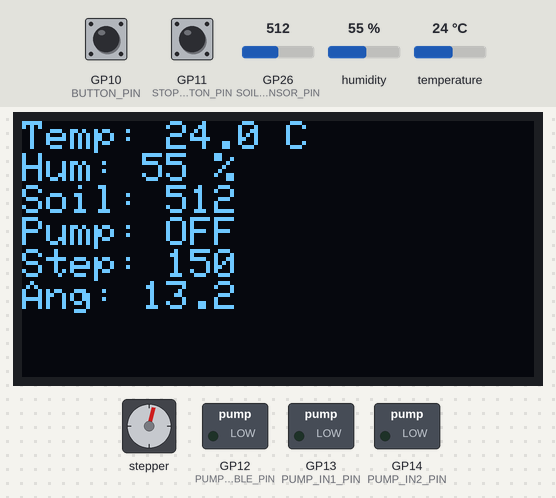
This program was run on a simulated Raspberry Pi Pico. Parts: stepper motor, 128×64 one-colour display, switched loads named in the program (green lamp = pin HIGH). Wiring (inferred from the names in the program): stepper motor (2048 steps per turn assumed): coils GP0, GP1, GP2, GP3. The test bench sets the inputs (shaded band); at power-on: GP10 (BUTTON_PIN) HIGH, GP26 (SOIL_SENSOR_PIN) = 512, GP11 (STOP_BUTTON_PIN) HIGH, humidity 55 %, temperature 24 °C. Pins used as bus, display or sensor lines are not drawn; what the program prints to the serial monitor is not drawn.

Above: at 3.2 s.
3.3 s: GP10 (BUTTON_PIN) pulled LOW for 0.15 s
At 6.8 s:
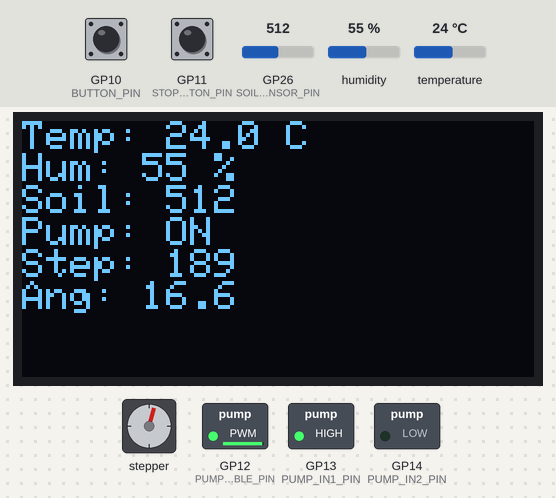
7.3 s: GP26 (SOIL_SENSOR_PIN) set to 213
At 13.8 s:
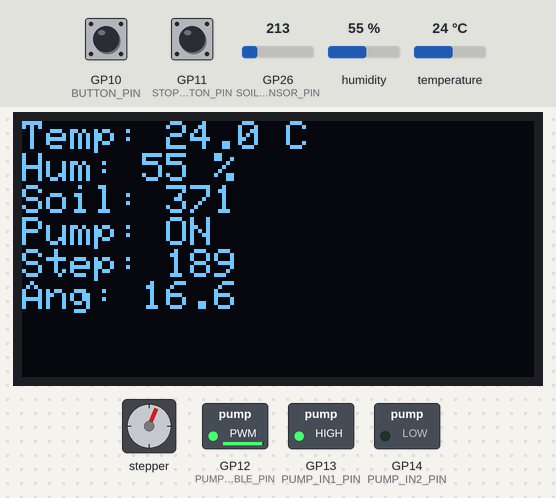
15.1 s: GP26 (SOIL_SENSOR_PIN) set to 185
At 15.53 s:
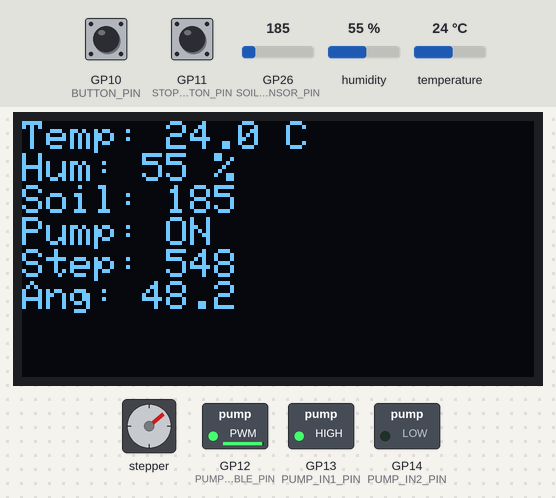
17.2 s: GP26 (SOIL_SENSOR_PIN) set to 390
At 18.1 s:
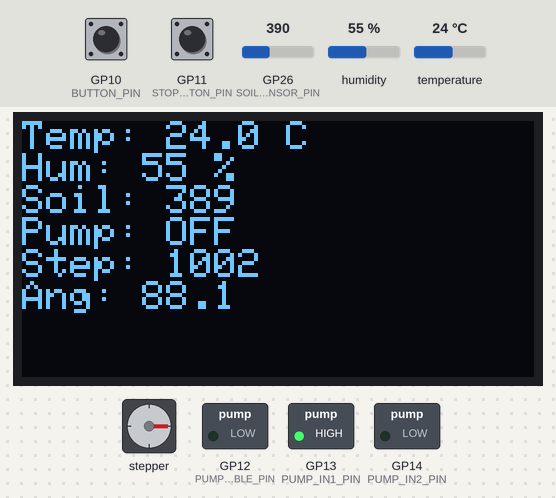
19.0 s: GP26 (SOIL_SENSOR_PIN) set to 411
At 20.66 s:
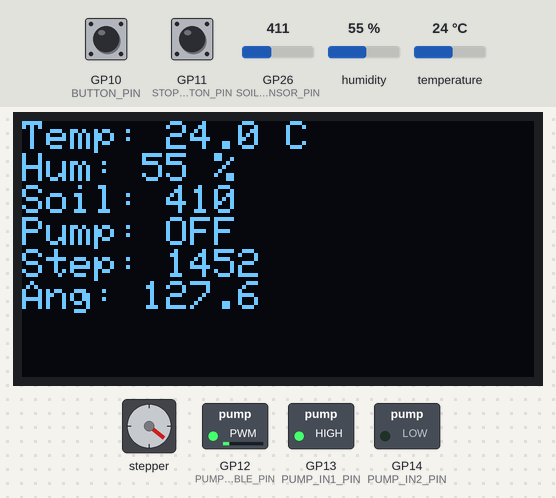
21.6 s: GP10 (BUTTON_PIN) pulled LOW for 1 s
At 23.29 s:
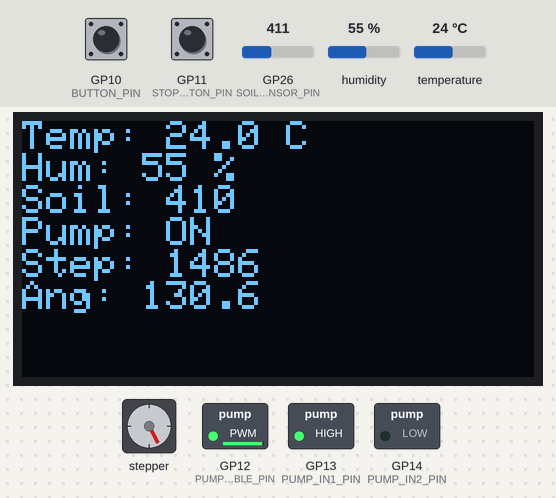
Timing chart, 0 to 26.5 s (numbered marks = the images above; inputs shaded):
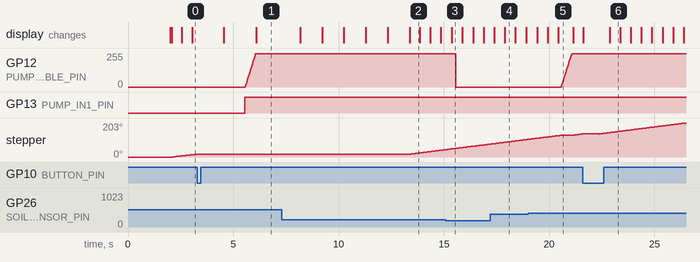

The program:

main.cpp
```cpp
#include <Arduino.h>
#include <DHT.h>
#include <Wire.h>
#include <Adafruit_GFX.h>
#include <Adafruit_SSD1306.h>

/*
Pin Connections (GPIO Numbers for RP2350 Zero):

Stepper Motor (28BYJ-48 via ULN2003):
- IN1: GPIO 0 (Stepper coil 1)
- IN2: GPIO 1 (Stepper coil 2)
- IN3: GPIO 2 (Stepper coil 3)
- IN4: GPIO 3 (Stepper coil 4)

Position Button: GPIO 10 (Sets stepper positions, active low with pull-up)
Stop Button: GPIO 11 (Stops all operations, active low with pull-up)

Relay (5V module replaced with L293D for DC pump): Enable1 GPIO 12, Input1 GPIO 13, Input2 GPIO 14

Capacitive Soil Moisture Sensor: GPIO 26 (A0, analog input for soil moisture level)

DHT11 (Temp & Humidity): GPIO 8 (Digital input for DHT11 data)

OLED SSD1306 I2C (128x64):
- SDA: GPIO 4 (I2C data line)
- SCL: GPIO 5 (I2C clock line)

Power/Ground:
- VCC (5V from RP2350): For L293D VCC1, DHT11
- VCC (3.3V from RP2350): For OLED, soil sensor
- External 5V Supply (2A+): For ULN2003 VCC, L293D VCC2
- Add 470µF capacitor across the external 5V supply (+ to +, - to GND)
- GND: Connect external supply GND to ULN2003 GND, L293D GND, RP2350 GND
*/

// Stepper motor pins (connected to ULN2003 IN1-IN4)
#define IN1 0
#define IN2 1
#define IN3 2
#define IN4 3

// Button pins (changed to avoid I2C conflict)
#define BUTTON_PIN 10
#define STOP_BUTTON_PIN 11

// Relay replaced with L293D for pump
#define PUMP_ENABLE_PIN 12  // GPIO 12 for L293D enable1
#define PUMP_IN1_PIN 13     // GPIO 13 for L293D input1
#define PUMP_IN2_PIN 14     // GPIO 14 for L293D input2
#define SOIL_SENSOR_PIN A0      // Analog pin for soil moisture sensor (GPIO 26)
#define DHT_PIN 8               // Digital pin for DHT11 data (GPIO 8)
#define DHTTYPE DHT11
DHT dht(DHT_PIN, DHTTYPE);

// OLED display (I2C default pins: SDA GPIO 4, SCL GPIO 5)
#define SCREEN_WIDTH 128
#define SCREEN_HEIGHT 64
#define OLED_RESET -1
Adafruit_SSD1306 display(SCREEN_WIDTH, SCREEN_HEIGHT, &Wire, OLED_RESET);

// Pump control with L293D (PWM soft start to reduce inrush)
inline void writePump(bool on) {
  if (on) {
    digitalWrite(PUMP_IN1_PIN, HIGH);
    digitalWrite(PUMP_IN2_PIN, LOW);
    // Ramp up enable with PWM
    for (int i = 0; i <= 255; i += 10) {
      analogWrite(PUMP_ENABLE_PIN, i);
      delay(20);
    }
  } else {
    analogWrite(PUMP_ENABLE_PIN, 0);
  }
}

// Soil moisture thresholds
const int DRY_THRESHOLD = 400;
const int WET_THRESHOLD = 200;
float soilAvg = 0;
bool soilAvgInitialized = false;
unsigned long drySince = 0;
unsigned long wetSince = 0;
const unsigned long DRY_STABLE_TIME = 1000;
const unsigned long WET_STABLE_TIME = 1000;
const unsigned long MAX_ON_TIME = 10000;

// Pump control
bool pumpState = false;
unsigned long lastPumpToggle = 0;
const unsigned long PUMP_ON_TIME = 3000;
const unsigned long PUMP_OFF_TIME = 5000;

// DHT11 variables
unsigned long lastDhtRead = 0;
const unsigned long DHT_READ_INTERVAL = 1000;
float currentTempC = 22.0;
float currentHumidity = 50.0;
bool dhtInitialized = false;

// OLED update
unsigned long lastOledUpdate = 0;
const unsigned long OLED_UPDATE_INTERVAL = 500;

// Step sequence for 28BYJ-48 (half-step for smoother motion)
int stepSequence[8][4] = {
  {1, 0, 0, 0},
  {1, 1, 0, 0},
  {0, 1, 0, 0},
  {0, 1, 1, 0},
  {0, 0, 1, 0},
  {0, 0, 1, 1},
  {0, 0, 0, 1},
  {1, 0, 0, 1}
};

int stepDelay = 5; // Delay between steps in ms (increased for smoother motion and more torque)
long currentStep = 0; // Current step position
long position1 = -1; // First marked position
long position2 = -1; // Second marked position
unsigned long buttonPressTime = 0; // Time when button was pressed
bool waitingAfterFirstPress = false; // State: waiting 10 seconds after first press
bool oscillating = false; // State: oscillating between positions
int direction = 1; // 1 for forward, -1 for backward
bool stopped = false; // Flag to stop everything
int printCounter = 0; // Counter for printing position

void setup() {
  // Set stepper pins as outputs
  pinMode(IN1, OUTPUT);
  pinMode(IN2, OUTPUT);
  pinMode(IN3, OUTPUT);
  pinMode(IN4, OUTPUT);

  // Set button pins as input with pull-up
  pinMode(BUTTON_PIN, INPUT_PULLUP);
  pinMode(STOP_BUTTON_PIN, INPUT_PULLUP);

  // Pump pins (L293D)
  pinMode(PUMP_ENABLE_PIN, OUTPUT);
  pinMode(PUMP_IN1_PIN, OUTPUT);
  pinMode(PUMP_IN2_PIN, OUTPUT);
  writePump(false); // Pump OFF initially

  // Initialize DHT11
  dht.begin();
  delay(2000); // Stabilize

  // Initialize OLED
  if (!display.begin(SSD1306_SWITCHCAPVCC, 0x3C)) {
    Serial.println(F("SSD1306 allocation failed"));
    for (;;);
  }
  display.clearDisplay();
  display.setTextSize(1);
  display.setTextColor(SSD1306_WHITE);

  // Initialize serial for feedback
  Serial.begin(115200);
  Serial.println("Rotating table with watering system setup.");
}

float getAngle(long steps) {
  // Assuming 4096 steps per revolution (half-step)
  return (steps % 4096) * 360.0 / 4096.0;
}

void stepMotor(int dir) {
  int step = (currentStep % 8 + 8) % 8; // Ensure positive modulo
  if (dir == -1) {
    step = (7 - step) % 8; // Reverse sequence for backward
  }
  digitalWrite(IN1, stepSequence[step][0]);
  digitalWrite(IN2, stepSequence[step][1]);
  digitalWrite(IN3, stepSequence[step][2]);
  digitalWrite(IN4, stepSequence[step][3]);
  delay(stepDelay);
  currentStep += dir;

  // Print position every 100 steps for feedback
  printCounter++;
  if (printCounter >= 100) {
    Serial.print("Current Step: ");
    Serial.print(currentStep);
    Serial.print(" | Angle: ");
    Serial.println(getAngle(currentStep));
    printCounter = 0;
  }
}

void loop() {
  if (stopped) {
    Serial.println("System stopped. Power cycle to restart.");
    while (1) {
      delay(1000);
    }
  }

  unsigned long currentTime = millis();

  // DHT11 reading
  if (currentTime - lastDhtRead >= DHT_READ_INTERVAL) {
    float t = dht.readTemperature();
    float h = dht.readHumidity();
    if (!isnan(t) && !isnan(h)) {
      currentTempC = t;
      currentHumidity = h;
      if (!dhtInitialized) {
        Serial.println("DHT11 initialized.");
        dhtInitialized = true;
      }
    }
    lastDhtRead = currentTime;
  }

  // Soil moisture and pump control
  int soilValue = analogRead(SOIL_SENSOR_PIN);
  if (!soilAvgInitialized) {
    soilAvg = soilValue;
    soilAvgInitialized = true;
  } else {
    soilAvg = soilAvg * 0.9f + soilValue * 0.1f;
  }

  if (soilAvg > DRY_THRESHOLD) {
    if (drySince == 0) drySince = currentTime;
    wetSince = 0;
  } else if (soilAvg < WET_THRESHOLD) {
    if (wetSince == 0) wetSince = currentTime;
    drySince = 0;
  } else {
    drySince = 0;
    wetSince = 0;
  }

  bool dryStable = (drySince > 0) && ((currentTime - drySince) >= DRY_STABLE_TIME);
  bool wetStable = (wetSince > 0) && ((currentTime - wetSince) >= WET_STABLE_TIME);

  if (!pumpState && dryStable && (currentTime - lastPumpToggle >= PUMP_OFF_TIME)) {
    pumpState = true;
    writePump(true);
    lastPumpToggle = currentTime;
    Serial.println("Pump ON");
  } else if (pumpState && wetStable && (currentTime - lastPumpToggle >= PUMP_ON_TIME)) {
    pumpState = false;
    writePump(false);
    lastPumpToggle = currentTime;
    Serial.println("Pump OFF");
  } else if (pumpState && (currentTime - lastPumpToggle >= MAX_ON_TIME)) {
    pumpState = false;
    writePump(false);
    lastPumpToggle = currentTime;
    Serial.println("Pump OFF (safety)");
  }

  // OLED update
  if (currentTime - lastOledUpdate >= OLED_UPDATE_INTERVAL) {
    display.clearDisplay();
    display.setCursor(0, 0);
    display.printf("Temp: %.1f C\nHum: %.0f %%\nSoil: %d\nPump: %s\nStep: %ld\nAng: %.1f",
                   currentTempC, currentHumidity, (int)soilAvg, pumpState ? "ON" : "OFF", currentStep, getAngle(currentStep));
    display.display();

    // Output for fan plotter
    Serial.print("Temp: ");
    Serial.print(currentTempC);
    Serial.println(" C");
    Serial.print("Humidity: ");
    Serial.print(currentHumidity);
    Serial.println(" %");
    Serial.print("Pot: ");
    Serial.println((int)soilAvg);
    Serial.print("Servo: ");
    Serial.print(getAngle(currentStep));
    Serial.println("°");
    Serial.print("Motor: ");
    Serial.print(pumpState ? 255 : 0);
    Serial.print(" | ");
    Serial.println(pumpState ? "ON" : "OFF");

    lastOledUpdate = currentTime;
  }

  // Check stop button
  if (digitalRead(STOP_BUTTON_PIN) == LOW) {
    Serial.println("Stop button pressed!");
    oscillating = false;
    waitingAfterFirstPress = false;
    position1 = -1;
    position2 = -1;
    stopped = true;
    // Stop motor
    digitalWrite(IN1, LOW);
    digitalWrite(IN2, LOW);
    digitalWrite(IN3, LOW);
    digitalWrite(IN4, LOW);
    Serial.println("Stopping system...");
    delay(200); // Debounce
  }

  // Check button press (active low)
  if (digitalRead(BUTTON_PIN) == LOW) {
    if (!waitingAfterFirstPress && !oscillating) {
      // First press: mark position1
      position1 = currentStep;
      buttonPressTime = millis();
      waitingAfterFirstPress = true;
      Serial.print("Position 1 set at Step: ");
      Serial.print(position1);
      Serial.print(" | Angle: ");
      Serial.println(getAngle(position1));
      delay(200); // Debounce
    } else if (waitingAfterFirstPress && millis() - buttonPressTime >= 10000) {
      // Second press after 10 seconds: mark position2
      position2 = currentStep;
      oscillating = true;
      waitingAfterFirstPress = false;
      Serial.print("Position 2 set at Step: ");
      Serial.print(position2);
      Serial.print(" | Angle: ");
      Serial.println(getAngle(position2));
      Serial.println("Starting oscillation between positions.");
      delay(200); // Debounce
    }
  }

  // Stepper motor control
  if (oscillating) {
    // Oscillate between position1 and position2
    long target = (direction == 1) ? position2 : position1;
    if (currentStep != target) {
      stepMotor(direction);
    } else {
      // Reached target, reverse direction
      direction = -direction;
      Serial.print("Reached ");
      Serial.print(direction == 1 ? "Position 2" : "Position 1");
      Serial.println(", reversing direction.");
      delay(500); // Pause at position
    }
  } else if (waitingAfterFirstPress) {
    // Continue rotating after first press, but wait 10 seconds before allowing second press
    if (millis() - buttonPressTime >= 10000) {
      // Continue rotating
      stepMotor(1);
    } else {
      Serial.print("Waiting... ");
      Serial.print((10000 - (millis() - buttonPressTime)) / 1000);
      Serial.println(" seconds left.");
      delay(1000); // Print every second
    }
  } else {
    // Initial continuous rotation
    stepMotor(1);
    delay(1); // Small delay to reduce CPU load and power spikes
  }
}
```

Measured:
- the behaviour switches between 200 and 199 on GP26 (SOIL_SENSOR_PIN) (found by bisection; images 2 and 3)
- the behaviour switches between 400 and 401 on GP26 (SOIL_SENSOR_PIN) (found by bisection; images 4 and 5)
- after the input at 3.3 s, GP13 (PUMP_IN1_PIN): LOW → HIGH after 2.3 s instead of 1.7 s; stepper: stays 16° (without the input it goes to 17° after 0.03 s)
- after the input at 19.0 s, GP12 (PUMP_ENABLE_PIN): moves from 0/255 to 250/255 over 0.48 s, starting after 1.6 s
- by itself, stepper: keeps turning clockwise at about 14°/s
- what the display in image 2 shows lasts 0.5 s, from 13.4 s to 13.9 s
